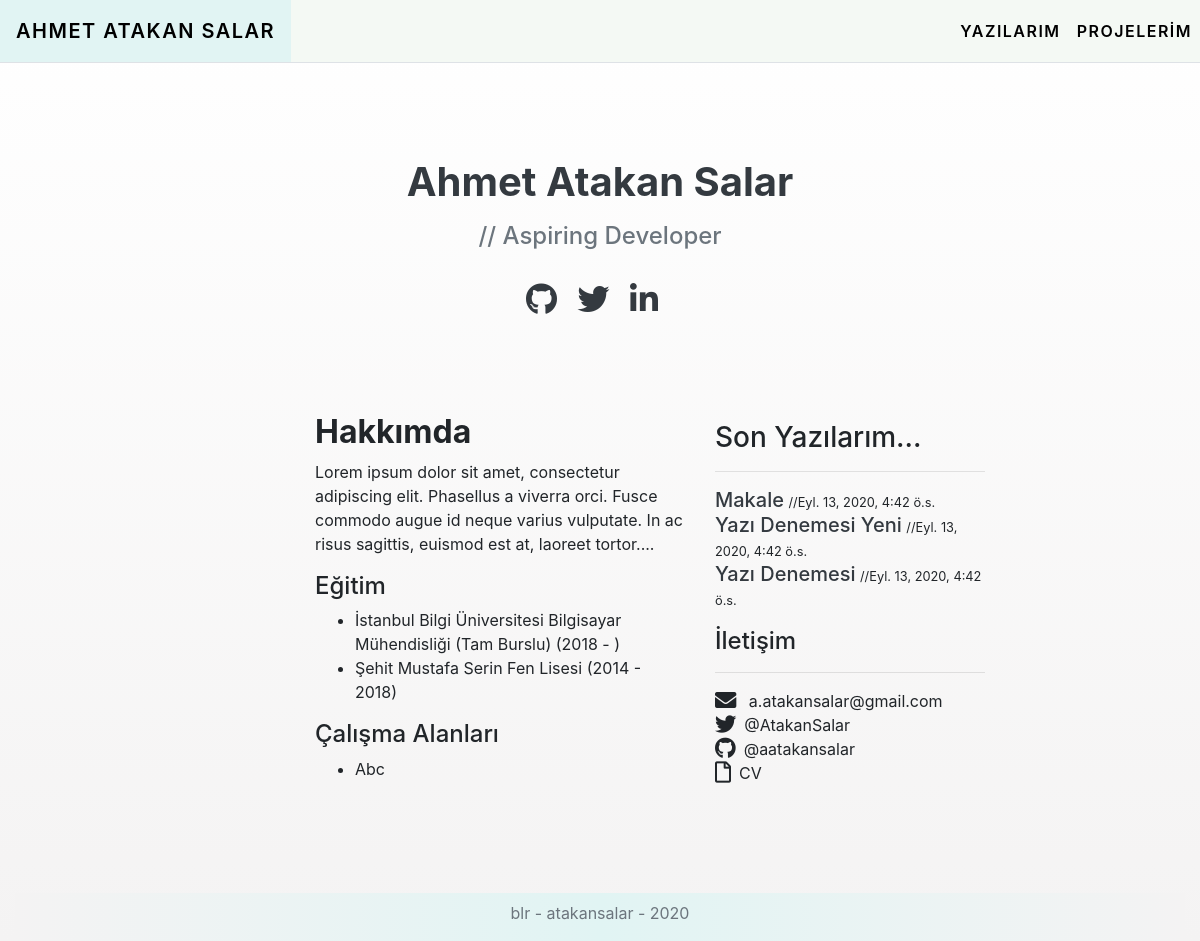
The page / on the database its author committed.
### post/models.py (models this page shows, shortened)
class Post(models.Model):
    post_author = models.ForeignKey("auth.User", on_delete=models.CASCADE)
    post_title = models.CharField(max_length=50)
    post_content = RichTextField()
    post_date = models.DateTimeField(auto_now_add=True)
    post_image = models.FileField(blank=True, null=True, verbose_name="Resim Ekle:")
    post_tags = models.ManyToManyField(Tag, verbose_name="Add Tag", blank=True)
    slug = models.SlugField(null=False, unique=True)
    class Meta:
        ordering =['-post_date']
    def get_absolute_url(self):
        return reverse("post:post", kwargs={'slug': self.slug})

### post/views.py (the view)
# urls.py: path('', views.index, name='index'),
def index(request):
    posts = Post.objects.all()
    context = {
        "posts": posts,
    }
    return render(request, 'index.html', context)

### templates/index.html
{% extends "layout.html" %}
{% load static %}
{% block body %}
<div class="text-center" style="margin-top: 3.9rem;">
    <div class="header-wrapper">
        <h1><a href="/" class="text-decoration-none text-dark font-weight-bolder">Ahmet Atakan Salar</a></h1>
        <h4 class="text-secondary pt-2">//  Aspiring Developer</h4>
        <br>
        <a href="https://github.com/aatakansalar" target="_blank" class="text-dark mr-3"><i class="fab fa-github fa-2x"></i></a>
        <a href="https://twitter.com/AtakanSalar" target="_blank" class="text-dark mr-3"><i class="fab fa-twitter fa-2x"></i></a>
        <a href="https://www.linkedin.com/in/ahmet-atakan-salar-7136881b1/" target="_blank" class="text-dark mr-3"><i class="fab fa-linkedin-in fa-2x"></i></a>
    </div>
</div>
<div class="row mb-5 pb-5">
    <div class="col-md-4 offset-md-3 align-self-center">
        <h2 class="font-weight-bold ">Hakkımda</h2>
        <p class="">Lorem ipsum dolor sit amet, consectetur adipiscing elit. Phasellus a viverra orci. Fusce commodo augue id neque varius vulputate. In ac risus sagittis, euismod est at, laoreet tortor....</p>
        <h4>Eğitim</h4>
        <ul>
            <li>İstanbul Bilgi Üniversitesi Bilgisayar Mühendisliği (Tam Burslu)  (2018 - )</li>
            <li>Şehit Mustafa Serin Fen Lisesi (2014 - 2018)</li>
        </ul>
        <h4>Çalışma Alanları</h4>
        <ul>
            <li>Abc</li>
        </ul>
    </div>
    <div class="col-md-3">
    {% if posts %}
        <div class="posts">
            <h3 class="mt-2 ">Son Yazılarım...</h3><hr>
            {% for post in posts %}
                <a href="{{ post.get_absolute_url }}" class="text-dark h5">{{post.post_title}}</a>   <small>//{{post.post_date}}</small><br>
            {% endfor %}
            {% endif %}
        </div>
        <div class= "mt-3">
            <h4>İletişim</h4>
            <hr>
                <li style="list-style: none;"><i class="fas fa-envelope fa-lg mr-2"></i> a.atakansalar@gmail.com</li>
                <li style="list-style: none;"><i class="fab fa-twitter fa-lg mr-2"></i>@AtakanSalar</li>
                <li style="list-style: none;"><i class="fab fa-github fa-lg mr-2"></i>@aatakansalar</li>
                <li style="list-style: none;"><i class="far fa-file fa-lg mr-2"></i>CV</li>
        </div>
    </div>
</div>
{% endblock body %}

### static/style/style.css (style rules this page uses)
body { background-image: linear-gradient(#fff, #f4f3f3); }
.header-wrapper { padding: 6rem 0 6rem 0; }

### rows shown on the page
Post: post_title "Makale", post_date "Eyl. 13, 2020, 4:42 ö.s."
Post: post_title "Yazı Denemesi Yeni", post_date "Eyl. 13, 2020, 4:42 ö.s."
Post: post_title "Yazı Denemesi", post_date "Eyl. 13, 2020, 4:42 ö.s."
